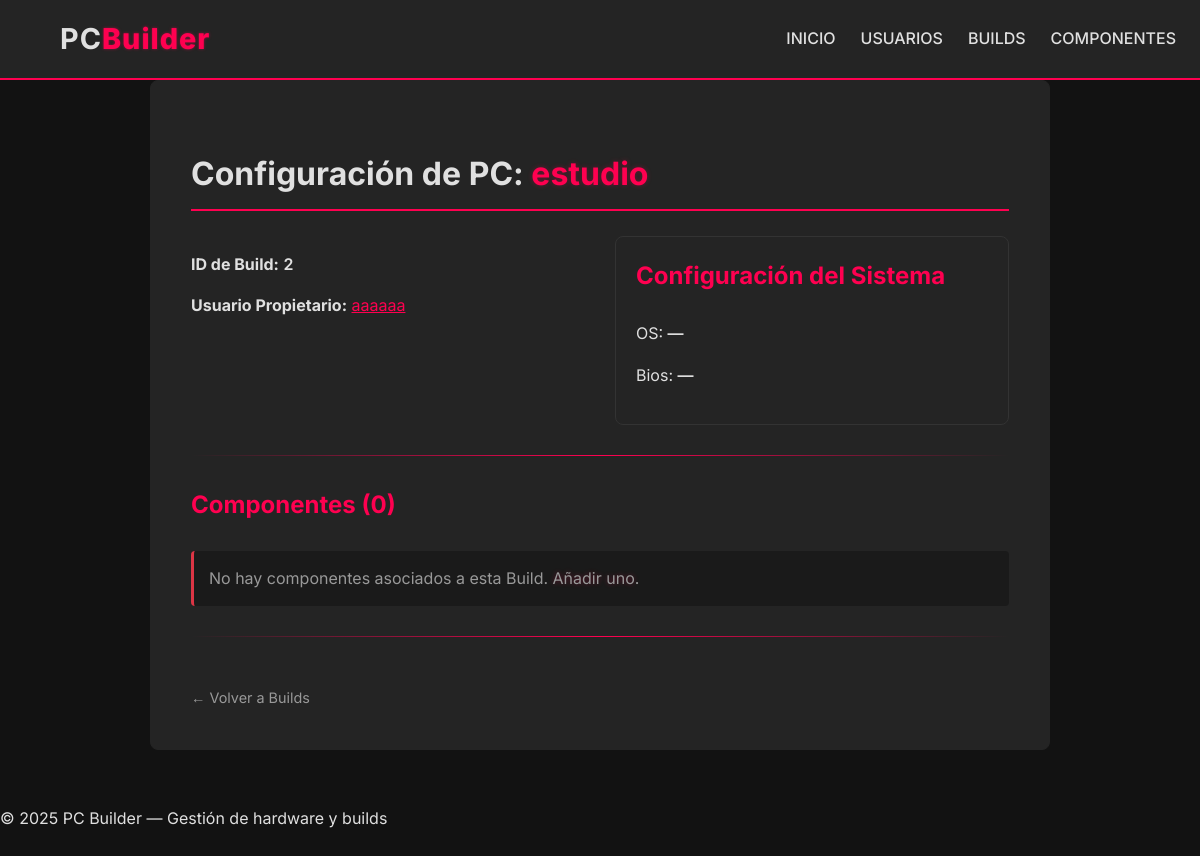
Page /builds/2 on the committed database.
### models.py (models this page shows)
class Build(SQLModel, table=True):
    id: Optional[int] = Field(default=None, primary_key=True)
    name: str
    user_id: Optional[int] = Field(default=None, foreign_key="user.id")
    user: Optional[User] = Relationship(back_populates="builds")
    components: List["Component"] = Relationship(
        back_populates="builds", link_model=BuildComponentLink
    )
    configuration: Optional["Configuration"] = Relationship(
        back_populates="build", sa_relationship_kwargs={"uselist": False}
    )

class User(SQLModel, table=True):
    id: Optional[int] = Field(default=None, primary_key=True)
    name: str
    email: str
    image_url: Optional[str] = None
    builds: List["Build"] = Relationship(back_populates="user")

### router/build_router.py (the view)
@build_router.get("/{build_id}", response_class=HTMLResponse)
def get_build(request:Request, build_id: int, session:Session = Depends(get_session)):
    build = session.get(Build, build_id)
    if not build:
        raise HTTPException(404, "Build not found")
    return templates.TemplateResponse("builds/build_detail.html", {"request": request, "build": build})

### templates/builds/build_detail.html (shortened to what this page needs)
{% extends "base.html" %}
{% block content %}
<div class="detail-container">
    <div class="card detail-card build-detail-view">
        <div class="page-header-detail">
            <h2>Configuración de PC: <span class="accent-text">{{ build.name }}</span></h2>
        </div>
        <div class="details-grid-full-width">
            <div>
                <p><strong>ID de Build:</strong> <span class="data-value">{{ build.id }}</span></p>
                {% if build.user %}
                <p><strong>Usuario Propietario:</strong> <a href="/users/{{ build.user.id }}" class="user-link">{{
                        build.user.name }}</a></p>
                {% elif build.user_id %}
                <p><strong>Usuario ID:</strong> <span class="data-value">{{ build.user_id }}</span></p>
                {% endif %}
            </div>
            <div class="config-box">
                <h3 class="config-title">Configuración del Sistema</h3>
                <p>OS: <span class="data-value">{{ build.configuration.os or "—" }}</span></p>
                <p>Bios: <span class="data-value">{{ build.configuration.bios_version or "—" }}</span></p>
            </div>
        </div>
        <hr class="divider">
        <h3 class="list-title">Componentes ({{ build.components|length or 0 }})</h3>
        {% if build.components %}
        <div class="component-compact-grid">
            {% for c in build.components %}
            <div class="component-compact-card">
                <div class="card-badge-small {{ c.kind | lower }}">{{ c.kind }}</div>
                <a href="/components/{{ c.id }}" class="component-link-title">{{ c.name }}</a>
                <p class="component-brand">{{ c.brand }}</p>
                <span class="compact-price">${{ c.price }}</span>
            </div>
            {% endfor %}
        </div>
        {% else %}
        <p class="text-muted no-data-message">No hay componentes asociados a esta Build. <a href="/components"
                class="btn-link accent-text">Añadir uno</a>.</p>
        {% endif %}
        <hr class="divider">
        <div class="back-link">
            <a href="/builds" class="btn-link">← Volver a Builds</a>
        </div>
    </div>
</div>
{% endblock %}

### static/css/styles.css (style rules this page uses)
:root { --color-bg: #121212; --color-bg-light: #242424; --color-text: #E0E0E0; --color-accent: #FF0050; --color-shadow: rgba(255, 0, 80, 0.5); --color-success: #00FFC0; --color-danger: #dc3545; --color-text-muted: #999; }
.dark-theme { background-color: var(--color-bg); color: var(--color-text); font-family: 'Inter', sans-serif; line-height: 1.6; margin: 0; padding: 0; min-height: 100vh; }
a { color: var(--color-text); text-decoration: none; transition: color 0.3s ease, text-shadow 0.3s ease; }
.card { background-color: var(--color-bg-light); padding: 25px; border-radius: 8px; border: 1px solid var(--color-bg-light); transition: transform 0.3s ease, box-shadow 0.3s ease, border-color 0.3s ease; }
.card h3 { color: var(--color-accent); font-size: 1.5rem; padding-bottom: 10px; margin-top: 0; }
.detail-container { max-width: 900px; margin: 0 auto; }
.detail-card { padding: 2.5rem; border: 1px solid var(--color-bg-light); }
.page-header-detail h2 { color: var(--color-text); font-size: 2rem; padding-bottom: 10px; border-bottom: 2px solid var(--color-accent); margin-bottom: 25px; }
.accent-text { color: var(--color-accent); text-shadow: 0 0 5px rgba(255, 0, 80, 0.3); }
.details-grid-full-width { display: grid; grid-template-columns: 1fr 1fr; gap: 30px; }
.data-value { color: var(--color-text); font-weight: 600; }
.divider { border: none; height: 1px; background: linear-gradient(90deg, transparent, var(--color-accent), transparent); margin: 30px 0; }
.list-title { color: var(--color-accent); font-size: 1.5rem; margin-top: 1.5rem; margin-bottom: 1rem; }
.back-link { margin-top: 2rem; padding-top: 1rem; border-top: 1px solid var(--color-bg-light); font-size: 0.9rem; }
.btn-link { color: var(--color-text-muted); transition: color 0.2s; }
.text-muted { color: var(--color-text-muted); }
.no-data-message { padding: 15px; background-color: #1a1a1a; border-left: 3px solid var(--color-danger); border-radius: 4px; }
.config-box { background-color: var(--color-bg-light); padding: 20px; border-radius: 8px; border: 1px solid #333; }
.config-title { color: #00FFC0; font-size: 1.3rem; margin-top: 0; margin-bottom: 10px; }
.user-link { color: var(--color-accent); text-decoration: underline; }

### rows in the picture
Build: name "estudio", id "2"
User: user.name "aaaaaa"

### other values in the picture
{{ build.configuration.os or "—" }} "—"
{{ build.configuration.bios_version or "—" }} "—"
{{ build.components|length or 0 }} "0"
